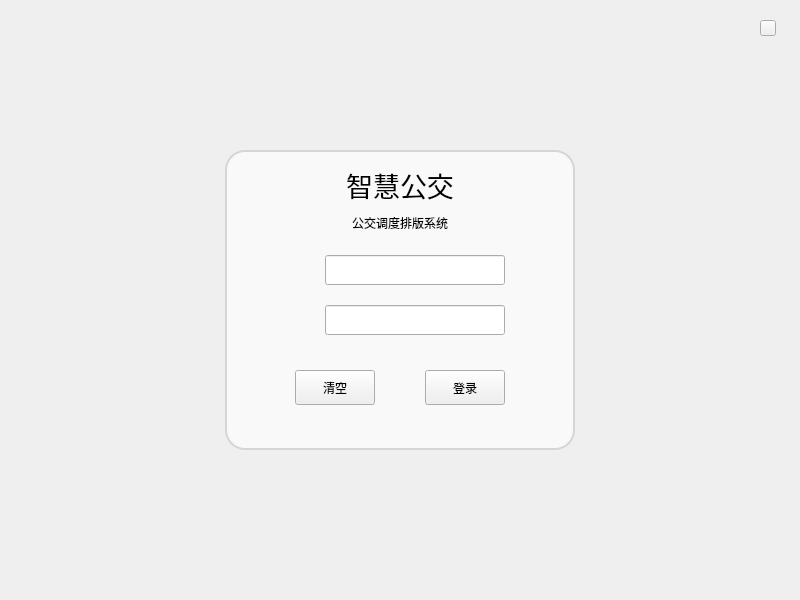
<?xml version="1.0" encoding="UTF-8"?>
<ui version="4.0">
 <class>ib_Login</class>
 <widget class="QWidget" name="ib_Login">
  <property name="geometry">
   <rect>
    <x>0</x>
    <y>0</y>
    <width>800</width>
    <height>600</height>
   </rect>
  </property>
  <property name="windowTitle">
   <string>Form</string>
  </property>
  <property name="styleSheet">
   <string notr="true"/>
  </property>
  <widget class="QWidget" name="main_widget" native="true">
   <property name="geometry">
    <rect>
     <x>0</x>
     <y>0</y>
     <width>800</width>
     <height>600</height>
    </rect>
   </property>
   <property name="styleSheet">
    <string notr="true">QWidget#main_widget {
	border-image:url(&quot;:/Images/login_bg.jpg&quot;);
}</string>
   </property>
   <widget class="QWidget" name="login_frame" native="true">
    <property name="geometry">
     <rect>
      <x>225</x>
      <y>150</y>
      <width>350</width>
      <height>300</height>
     </rect>
    </property>
    <property name="styleSheet">
     <string notr="true">QWidget#login_frame {
	background-color: rgba(255, 255, 255, 60%);
	border-radius: 20px;
	border-style:solid;
	border-width:2px;
	border-color:rgb(213, 213, 213);
}</string>
    </property>
    <widget class="QLabel" name="lb_head">
     <property name="geometry">
      <rect>
       <x>75</x>
       <y>10</y>
       <width>200</width>
       <height>50</height>
      </rect>
     </property>
     <property name="font">
      <font>
       <pointsize>20</pointsize>
      </font>
     </property>
     <property name="text">
      <string>智慧公交</string>
     </property>
     <property name="alignment">
      <set>Qt::AlignCenter</set>
     </property>
    </widget>
    <widget class="QLabel" name="lb_subtitle">
     <property name="geometry">
      <rect>
       <x>75</x>
       <y>60</y>
       <width>200</width>
       <height>25</height>
      </rect>
     </property>
     <property name="sizeIncrement">
      <size>
       <width>0</width>
       <height>0</height>
      </size>
     </property>
     <property name="text">
      <string>公交调度排版系统</string>
     </property>
     <property name="alignment">
      <set>Qt::AlignCenter</set>
     </property>
    </widget>
    <widget class="QWidget" name="login_name" native="true">
     <property name="geometry">
      <rect>
       <x>50</x>
       <y>100</y>
       <width>250</width>
       <height>40</height>
      </rect>
     </property>
     <property name="styleSheet">
      <string notr="true"/>
     </property>
     <widget class="QLabel" name="lb_uname">
      <property name="geometry">
       <rect>
        <x>15</x>
        <y>0</y>
        <width>30</width>
        <height>40</height>
       </rect>
      </property>
      <property name="text">
       <string/>
      </property>
     </widget>
     <widget class="QLineEdit" name="le_uname">
      <property name="geometry">
       <rect>
        <x>50</x>
        <y>5</y>
        <width>180</width>
        <height>30</height>
       </rect>
      </property>
     </widget>
    </widget>
    <widget class="QWidget" name="login_password" native="true">
     <property name="geometry">
      <rect>
       <x>50</x>
       <y>150</y>
       <width>250</width>
       <height>40</height>
      </rect>
     </property>
     <widget class="QLabel" name="lb_password">
      <property name="geometry">
       <rect>
        <x>15</x>
        <y>0</y>
        <width>30</width>
        <height>40</height>
       </rect>
      </property>
      <property name="text">
       <string/>
      </property>
     </widget>
     <widget class="QLineEdit" name="le_password">
      <property name="geometry">
       <rect>
        <x>50</x>
        <y>5</y>
        <width>180</width>
        <height>30</height>
       </rect>
      </property>
      <property name="echoMode">
       <enum>QLineEdit::Password</enum>
      </property>
     </widget>
    </widget>
    <widget class="QPushButton" name="btn_login">
     <property name="geometry">
      <rect>
       <x>200</x>
       <y>220</y>
       <width>80</width>
       <height>35</height>
      </rect>
     </property>
     <property name="text">
      <string>登录</string>
     </property>
    </widget>
    <widget class="QPushButton" name="btn_clear">
     <property name="geometry">
      <rect>
       <x>70</x>
       <y>220</y>
       <width>80</width>
       <height>35</height>
      </rect>
     </property>
     <property name="text">
      <string>清空</string>
     </property>
    </widget>
   </widget>
   <widget class="QPushButton" name="btn_close">
    <property name="geometry">
     <rect>
      <x>760</x>
      <y>20</y>
      <width>16</width>
      <height>16</height>
     </rect>
    </property>
    <property name="styleSheet">
     <string notr="true"/>
    </property>
    <property name="text">
     <string/>
    </property>
   </widget>
  </widget>
 </widget>
 <tabstops>
  <tabstop>le_uname</tabstop>
  <tabstop>le_password</tabstop>
  <tabstop>btn_clear</tabstop>
  <tabstop>btn_login</tabstop>
  <tabstop>btn_close</tabstop>
 </tabstops>
 <resources/>
 <connections/>
</ui>
